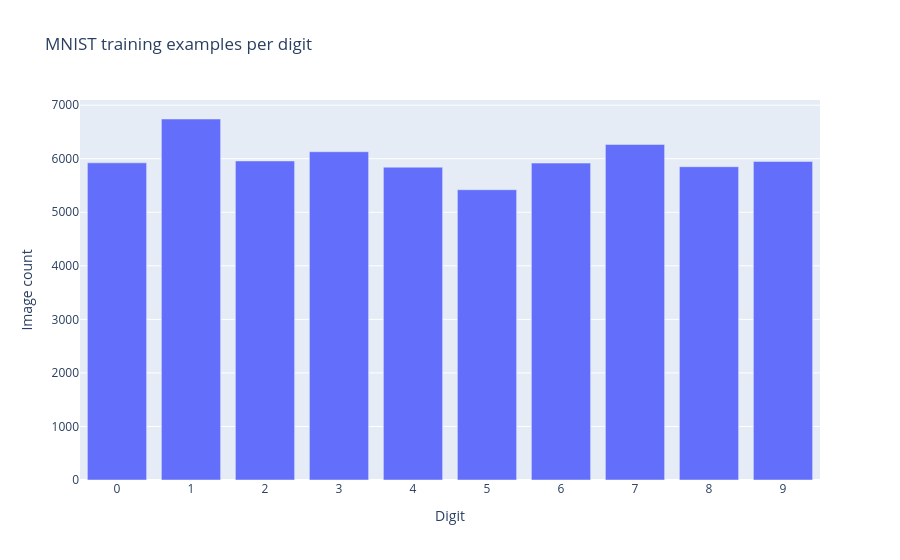

The cell this chart's notebook holds for it:
### Markdown cell above
## Class balance

Check whether the training labels are reasonably balanced. The test labels are shown for descriptive
purposes only; keep that split reserved for final evaluation.

### Code cell
classes = np.arange(10)
train_counts = np.bincount(y_train, minlength=10)
test_counts = np.bincount(y_test, minlength=10)

fig = px.bar(
    x=classes,
    y=train_counts,
    labels={"x": "Digit", "y": "Image count"},
    title="MNIST training examples per digit",
)
fig.update_layout(xaxis=dict(tickmode="linear", dtick=1))
fig.show()

print("Training counts:", train_counts.tolist())
print("Test counts:    ", test_counts.tolist())

### Figure 1 — Plotly figure (JSON) as saved in the notebook; plotly's stock layout.template omitted (floating-point values rounded to 4 significant figures)
{"data": [{"hovertemplate": "Digit=%{x}<br>Image count=%{y}<extra></extra>", "legendgroup": "", "marker": {"color": "#636efa", "pattern": {"shape": ""}}, "name": "", "orientation": "v", "showlegend": false, "textposition": "auto", "type": "bar", "x": [0, 1, 2, 3, 4, 5, 6, 7, 8, 9], "xaxis": "x", "y": [5923, 6742, 5958, 6131, 5842, 5421, 5918, 6265, 5851, 5949], "yaxis": "y"}], "layout": {"barmode": "relative", "legend": {"tracegroupgap": 0}, "title": {"text": "MNIST training examples per digit"}, "xaxis": {"anchor": "y", "domain": [0, 1], "dtick": 1, "tickmode": "linear", "title": {"text": "Digit"}}, "yaxis": {"anchor": "x", "domain": [0, 1], "title": {"text": "Image count"}}}}
